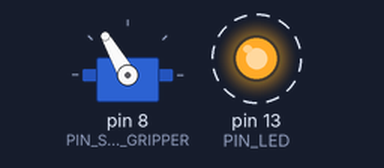
Recording of a sketch running on a simulated Arduino Uno, built with avr-gcc and run on an emulated ATmega328P. Shown: servo, output pins drawn as LEDs (lit = HIGH). Dashed ring = blinking.

Above: at 1.65 s.
At 3.3 s:
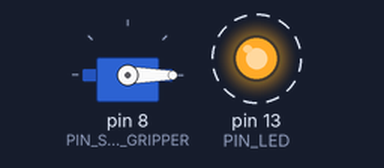
Timing chart, 0 to 9.1 s (numbered marks = the images above):
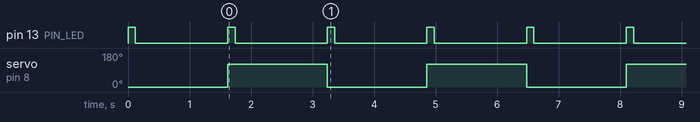

Measured:
- by itself, pin 13 (PIN_LED): alternates HIGH for 0.12 s and LOW for 1.5 s
- by itself, servo on pin 8 (PIN_SERVO_GRIPPER): alternates 120° for 1.6 s and 0° for 1.6 s

The sketch:

gripper_test.ino
```cpp
/*
 * Gripper-only test for the Basra / Arduino UNO car.
 *
 * Use this sketch when the arm servos work but the gripper does not.
 *
 * Wiring:
 *   Gripper servo signal = D8
 *   Servo VCC            = stable 5V
 *   Servo GND            = Basra GND common ground
 *
 * Behavior:
 *   D8 moves between close/open automatically.
 *   The onboard LED blinks when the target angle changes.
 */

#include <Servo.h>

#define PIN_SERVO_GRIPPER  8
#define PIN_LED            13

// Tune these two values if the mechanical claw is installed in the opposite
// direction or needs a larger/smaller travel range.
#define GRIPPER_CLOSE      0
#define GRIPPER_OPEN       120

#define HOLD_MS            1500

static Servo servoGripper;

static void writeGripper(uint8_t angle) {
  servoGripper.write(angle);
  digitalWrite(PIN_LED, HIGH);
  delay(120);
  digitalWrite(PIN_LED, LOW);
}

void setup() {
  pinMode(PIN_LED, OUTPUT);
  servoGripper.attach(PIN_SERVO_GRIPPER);

  writeGripper(GRIPPER_CLOSE);
  delay(HOLD_MS);
}

void loop() {
  writeGripper(GRIPPER_OPEN);
  delay(HOLD_MS);

  writeGripper(GRIPPER_CLOSE);
  delay(HOLD_MS);
}
```
